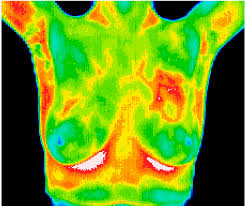
#> input picture testing_images/test1.jpg, 245 x 206 px
$ python -i grayscaleData.py   (imports and definitions only)   (older library calls are emulated)
#> lines starting #> are read from the running program, lines starting #| are printed output that depends on the picture
#> further down, picture is the input picture: shape (206, 245, 3); mean B, G, R 20.9, 146.1, 106.1
import cv2
import matplotlib.pyplot as plt
# Description:
# @Param im {CV2 image object/ np.ndarray } - image object converted to grayscale for analysis
def grayProcData(im):
    # Edge Detection

    sobel_x = cv2.Sobel(im, cv2.CV_64F,1,0,ksize=5)
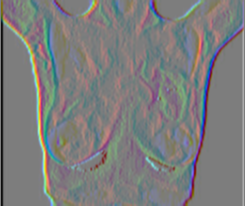
#> sobel_x: shape (206, 245, 3) float64; mean B, G, R -59.3, -51.8, -60.8; drawn with min black and max white
    sobel_y = cv2.Sobel(im, cv2.CV_64F,0,1,ksize=5)
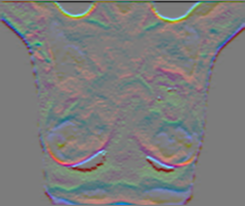
#> sobel_y: shape (206, 245, 3) float64; mean B, G, R -37.9, -32.1, -48.8; drawn with min black and max white
    laplacian = cv2.Laplacian(im, cv2.CV_64F)
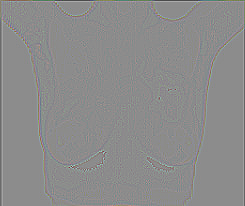
#> laplacian: shape (206, 245, 3) float64; mean B, G, R -1.9, -1.4, -1.6; drawn with min black and max white
    canny = cv2.Canny(im,300,200)
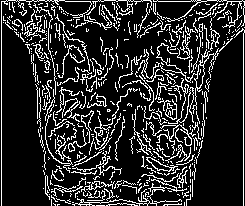
#> canny: shape (206, 245); 17.4% white in thin lines or dots
    plt.subplot(2,2,1), plt.imshow(im,cmap='gray')
    plt.subplot(2,2,2), plt.imshow(sobel_y, cmap='gray')
#> (the run stopped early here; a loop or call above may not have finished)

$ run again, on testing_images/test2.png
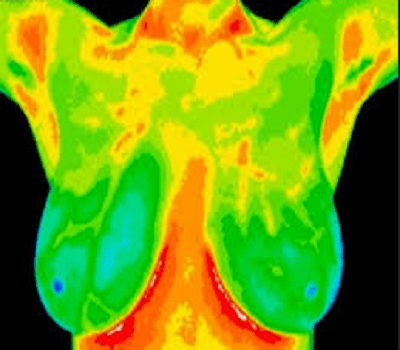
#> input picture testing_images/test2.png, 400 x 350 px
#> picture is the input picture: shape (350, 400, 3); mean B, G, R 12.4, 158, 115.5
#> in grayProcData, `laplacian = cv2.Laplacian(im, cv2.CV_64F)`:
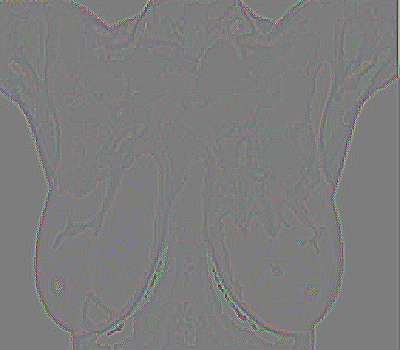
#> laplacian: shape (350, 400, 3) float64; mean B, G, R 0, 0, 0; drawn with min black and max white
#> in grayProcData, `canny = cv2.Canny(im,300,200)`:
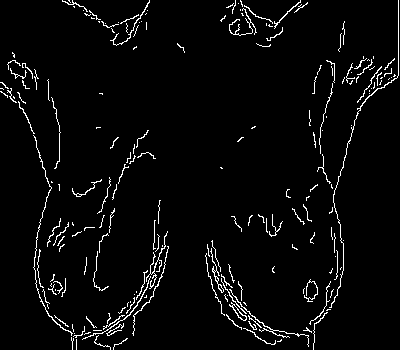
#> canny: shape (350, 400); 3.7% white in thin lines or dots
